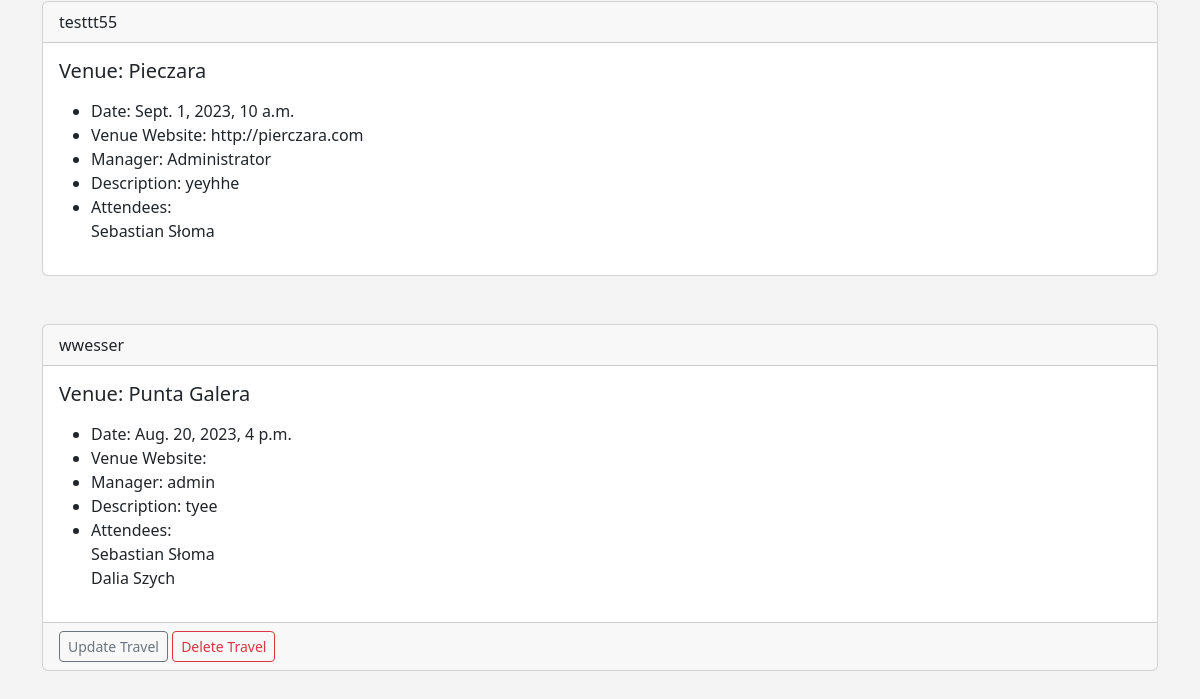
The page /my_travels (signed in, lower part) on the database as committed earlier.
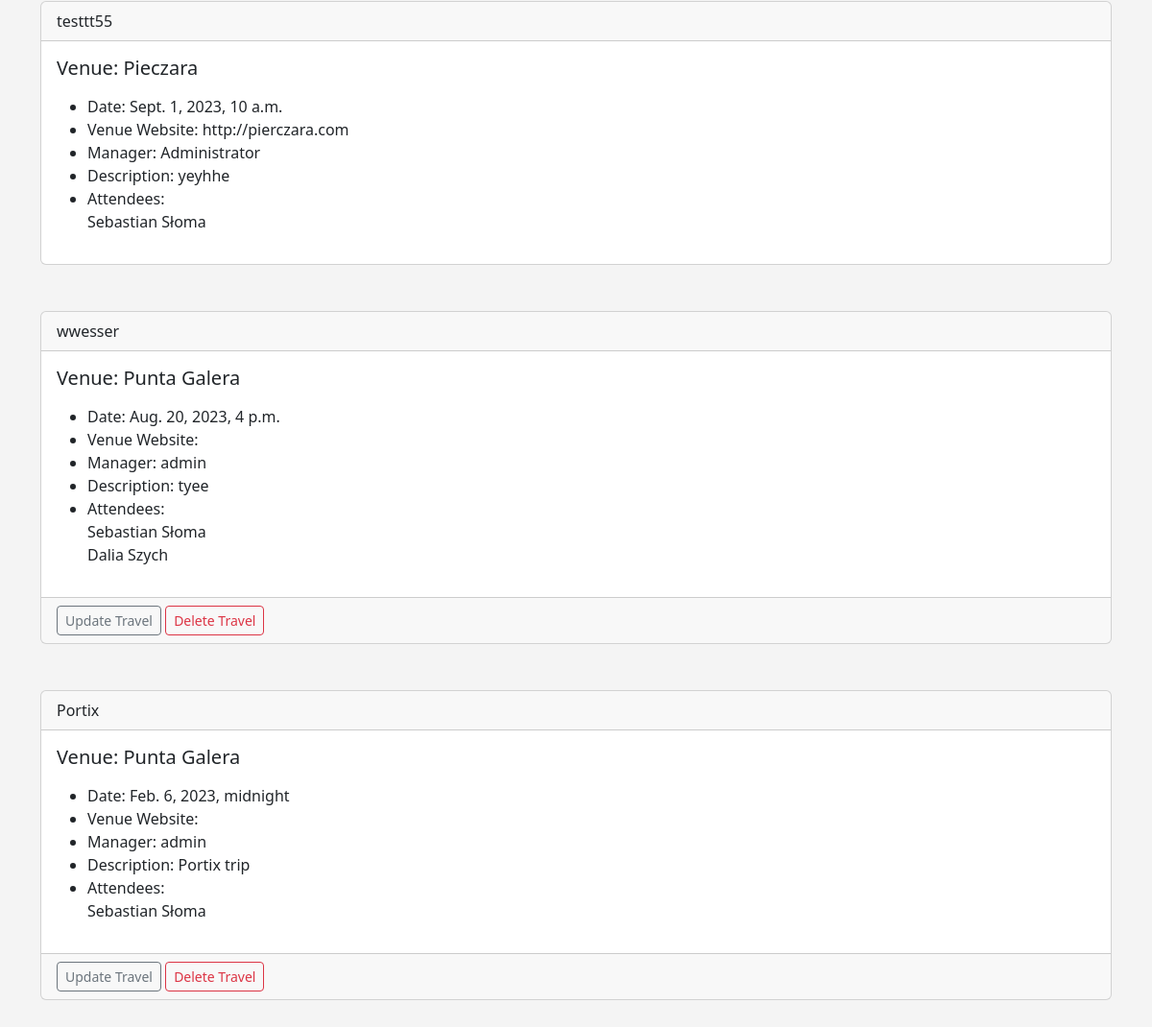
The same page on the database as committed later.
### travel/models.py (models this page shows, shortened)
class Travel(models.Model):
    name = models.CharField('Travel Name', max_length=120)
    travel_date = models.DateTimeField('Travel Date')
    venue = models.ForeignKey(
        Venue, blank=True, null=True, on_delete=models.CASCADE)
    manager = models.ForeignKey(User, blank=True, null=True, on_delete=models.SET_NULL)
    description = models.TextField(blank=True)
    attendees = models.ManyToManyField(TravelUser, blank=True)
    approved = models.BooleanField('Approved', default=False)
    def __str__(self):
        return self.name

class Venue(models.Model):
    name = models.CharField('Venue Name', max_length=120)
    address = models.CharField(max_length=300)
    zip_code = models.CharField('Zip Code', max_length=15)
    phone = models.CharField('Contact Phone', max_length=25, blank=True)
    web = models.URLField('Website Address', blank=True)
    email_address = models.EmailField('Email', blank=True)
    owner = models.IntegerField('Venue Owner', blank=False, default=1)
    venue_image = models.ImageField(null=True, blank=True, upload_to='images/')
    def __str__(self):
        return self.name

class TravelUser(models.Model):
    first_name = models.CharField(max_length=30)
    last_name = models.CharField(max_length=30)
    email = models.EmailField('User Email')
    def __str__(self):
        return self.first_name + ' ' + self.last_name

### travel/views.py (the view)
# urls.py: path('my_travels', views.my_travels, name='my_travels'),
def my_travels(request):
    if request.user.is_authenticated:
        me = request.user.id
        travels = Travel.objects.filter(attendees=me)
        return render(request, 'travel/my_travels.html', {'travels': travels})
    else:
        messages.success(request, ('You are not Authorized To View This Page'))
        return redirect('home')

### travel/templates/travel/my_travels.html (shortened to what this page needs)
{% extends 'travel/base.html' %}
{% block content %}
	<br/>
	{% for travel in travels %}
		<div class="card">
  <div class="card-header">
    {{ travel }}
  </div>
  <div class="card-body">
    <h5 class="card-title">Venue: {{ travel.venue }}</h5>
    <p class="card-text">
    	<ul>
<li>Date: {{ travel.travel_date }}</li>
<li>Venue Website: {{ travel.venue.web }}</li>
<li>Manager: {{ travel.manager }}</li>
<li>Description: {{ travel.description }}</li>
	<li>Attendees:<br/>
	{% for user in travel.attendees.all %}
{{ user }}<br/>
	{% endfor %}
	</li>
	</ul>
    </p>
  </div>
  {% if user.is_authenticated %}
    {% if user == travel.manager %}
      <div class="card-footer text-muted">
        <a href="{% url 'update-travel' travel.id %}" class="btn btn-outline-secondary btn-sm">Update Travel</a>
        <a href="{% url 'delete-travel' travel.id %}" class="btn btn-outline-danger btn-sm">Delete Travel</a>
      </div>
    {% endif %}
  {% endif %}
</div>
	<br/><br/>
	{% endfor %}
{% endblock %}

Rows that differ between the two databases and show on the page:
added Travel: name "Portix", venue "Punta Galera", travel_date "Feb. 6, 2023, midnight", manager "admin", description "Portix trip", shows "Update Travel", TravelUser (first_name+last_name "Sebastian Słoma")
